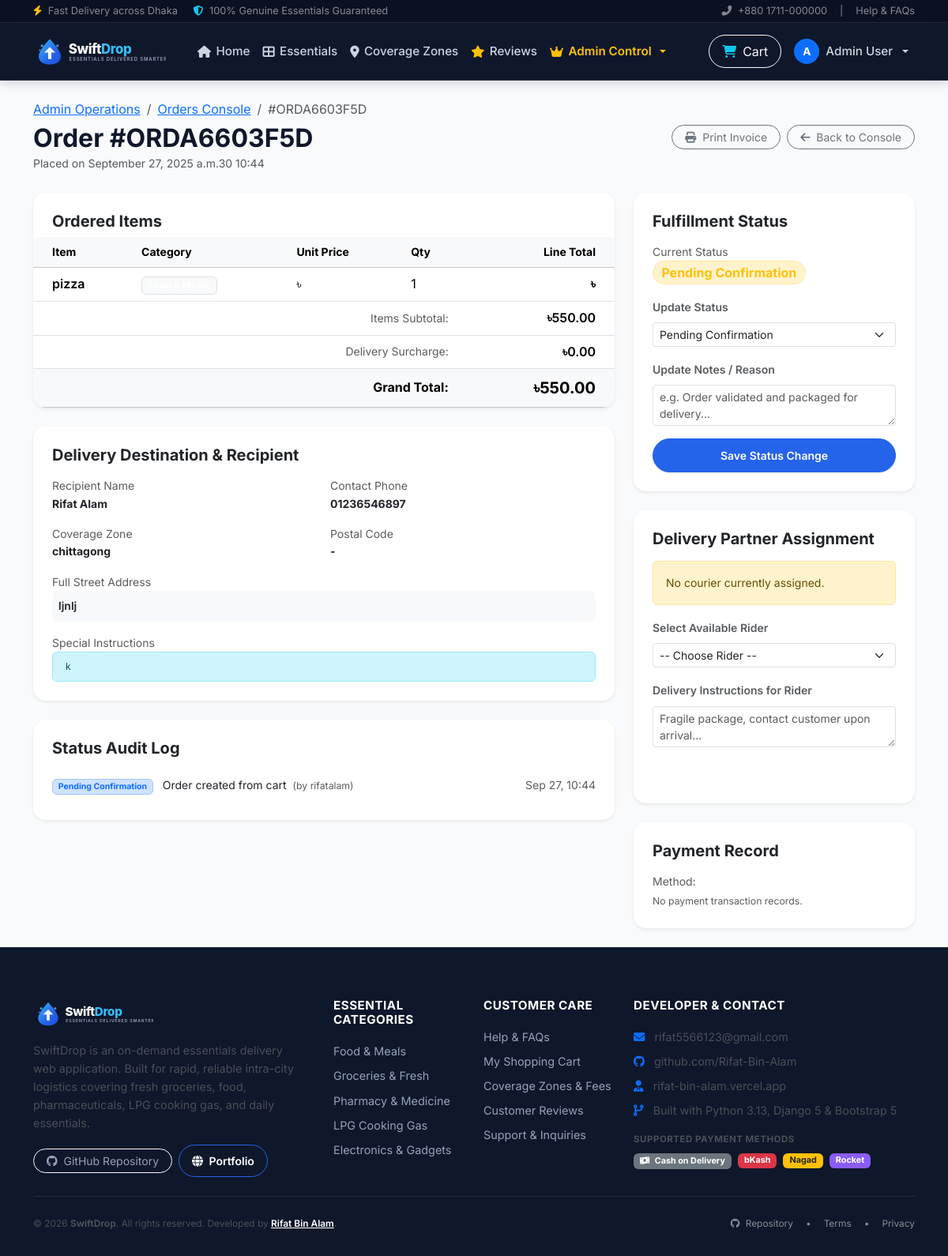
Before: /orders/admin/25/ (signed in) with the older database file.
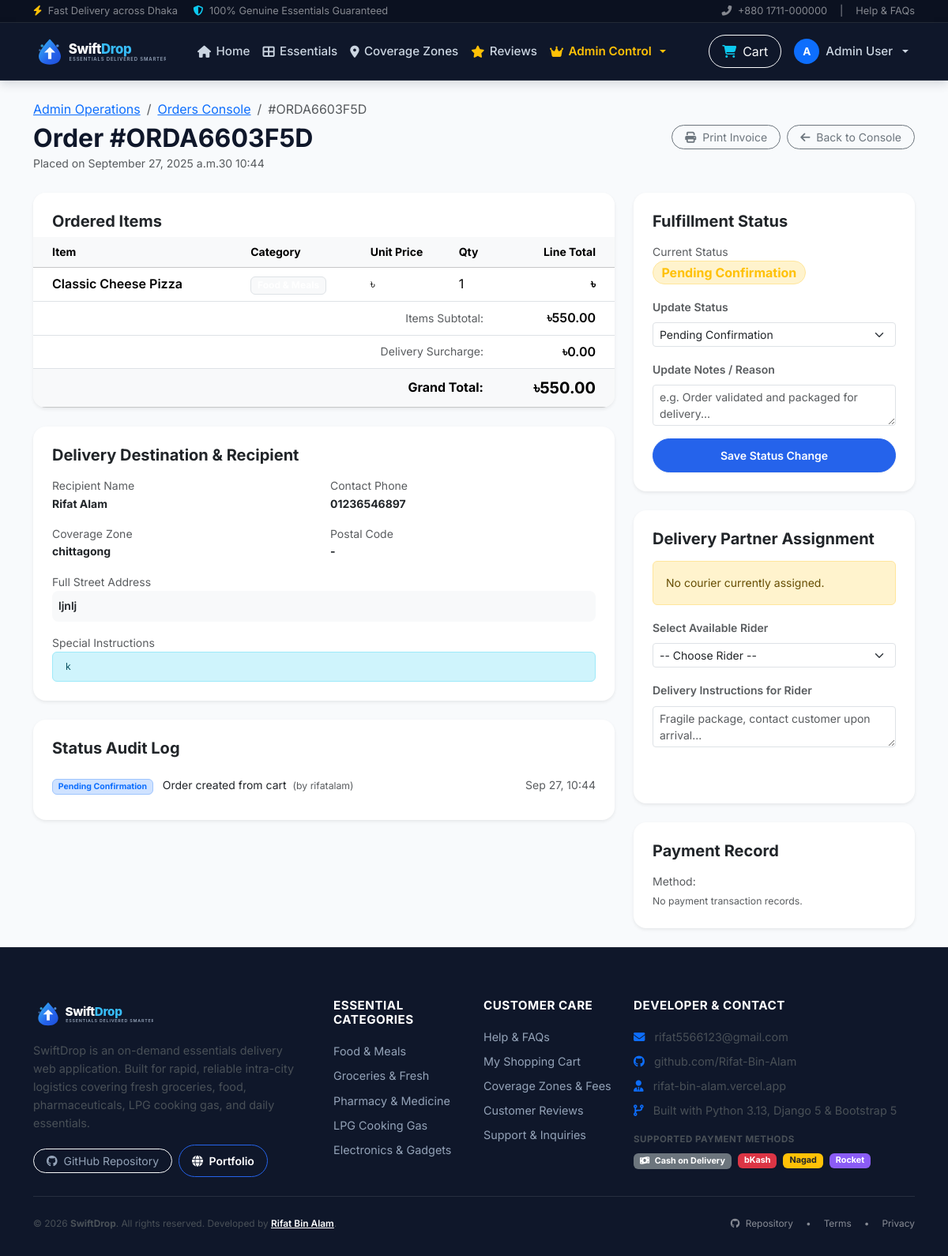
After: the same page with the newer database file.
### orders/models.py (models this page shows, shortened)
class OrderItem(models.Model):
    order = models.ForeignKey(
        Order,
        on_delete=models.CASCADE,
        related_name='items',
        verbose_name=_('Order')
    )
    product = models.ForeignKey(
        ProductService,
        on_delete=models.CASCADE,
        verbose_name=_('Product')
    )
    quantity = models.PositiveIntegerField(
        default=1,
        validators=[MinValueValidator(1)],
        verbose_name=_('Quantity')
    )
    unit_price = models.DecimalField(
        max_digits=10,
        decimal_places=2,
        validators=[MinValueValidator(0)],
        verbose_name=_('Unit Price (৳)')
    )
    total_price = models.DecimalField(
        max_digits=10,
        decimal_places=2,
        validators=[MinValueValidator(0)],
        verbose_name=_('Total Price (৳)')
    )
    class Meta:
        verbose_name = _('Order Item')
        verbose_name_plural = _('Order Items')

class ProductService(models.Model):
    CATEGORY_CHOICES = [
        ('food', 'Food & Meals'),
        ('groceries', 'Groceries & Fresh'),
        ('medicine', 'Pharmacy & Health'),
        ('gas', 'LPG Gas'),
        ('electronics', 'Electronics & Accessories'),
        ('clothing', 'Apparel & Lifestyle'),
        ('books', 'Books & Stationery'),
        ('other', 'Other Essentials'),
    ]
    name = models.CharField(
        max_length=200,
        verbose_name=_('Product Name')
    )
    description = models.TextField(
        verbose_name=_('Description')
    )
    category = models.CharField(
        max_length=20,
        choices=CATEGORY_CHOICES,
        default='groceries',
        verbose_name=_('Category')
    )
    price = models.DecimalField(
        max_digits=10,
        decimal_places=2,
        validators=[MinValueValidator(0)],
        verbose_name=_('Price (৳)')
    )
    is_available = models.BooleanField(
        default=True,
        verbose_name=_('Available')
    )
    stock_quantity = models.PositiveIntegerField(
        default=10,
        verbose_name=_('Stock Quantity')
    )
    image = models.ImageField(
        upload_to='products/',
        blank=True,
        null=True,
        verbose_name=_('Product Image')
    )
    created_at = models.DateTimeField(
        auto_now_add=True,
        verbose_name=_('Created At')
    )
    updated_at = models.DateTimeField(
        auto_now=True,
        verbose_name=_('Updated At')
    )
    class Meta:
        verbose_name = _('Product / Service')
        verbose_name_plural = _('Products & Services')
        ordering = ['-created_at']

### orders/views.py (the view)
# urls.py: path('admin/<int:pk>/', views.AdminOrderDetailView.as_view(), name='admin_order_detail'),
class AdminOrderDetailView(AdminRequiredMixin, DetailView):
    model = Order
    template_name = 'orders/admin_order_detail.html'
    context_object_name = 'order'
    def get_context_data(self, **kwargs):
        context = super().get_context_data(**kwargs)
        order = self.object
        context['items'] = order.items.select_related('product').all()
        context['payments'] = order.payments.all()
        context['status_history'] = order.status_history.select_related('created_by').order_by('-created_at')
        context['delivery_agents'] = User.objects.filter(user_type='delivery_agent').select_related('delivery_agent_profile')
        context['status_choices'] = Order.ORDER_STATUS_CHOICES
        return context

### dashboard/context_processors.py (called while the page is built)
def swift_drop_context(request):
    cart_item_count = 0
    session_cart = request.session.get('cart', {})
    if isinstance(session_cart, dict):
        cart_item_count = sum(item.get('quantity', 0) for item in session_cart.values() if isinstance(item, dict))
    elif isinstance(session_cart, list):
        cart_item_count = sum(item.get('quantity', 0) for item in session_cart if isinstance(item, dict))
    return {
        'BRAND_NAME': getattr(settings, 'BRAND_NAME', 'SwiftDrop'),
        'TAGLINE': getattr(settings, 'TAGLINE', 'Your Essentials. Delivered Smarter.'),
        'CURRENCY_SYMBOL': getattr(settings, 'CURRENCY_SYMBOL', '৳'),
        'CURRENCY_CODE': getattr(settings, 'CURRENCY_CODE', 'BDT'),
        'session_cart_count': cart_item_count,
    }

### orders/models.py (called while the page is built)
    @property
    def subtotal(self):
        items_sum = sum(item.total_price for item in self.items.all())
        return items_sum or (self.total_amount - self.delivery_fee)

### orders/views.py (called while the page is built)
    def test_func(self):
        return bool(self.request.user.is_authenticated and (
            self.request.user.is_staff or
            self.request.user.is_superuser or
            getattr(self.request.user, 'user_type', None) == 'admin'
        ))

### templates/orders/admin_order_detail.html (shortened to what the changed rows need)
{% extends 'base.html' %}
{% load static %}
{% block content %}
<div class="container py-4">
    <div class="d-flex flex-wrap justify-content-between align-items-center mb-4 gap-3">
        <div>
            <h2 class="fw-bold text-navy mb-0">Order #{{ order.order_number }}</h2>
        </div>
    </div>
    <div class="row g-4">
        <div class="col-lg-8">
            <div class="card border-0 shadow-sm rounded-4 mb-4 overflow-hidden">
                <div class="table-responsive">
                    <table class="table align-middle mb-0">
                        <thead class="table-light small text-muted">
                            <tr>
                                <th class="ps-4">Item</th>
                                <th>Category</th>
                                <th>Unit Price</th>
                                <th>Qty</th>
                                <th class="text-end pe-4">Line Total</th>
                            </tr>
                        </thead>
                        <tbody>
                            {% for item in items %}
                                <tr>
                                    <td class="ps-4 fw-semibold text-navy">{{ item.product.name }}</td>
                                    <td><span class="badge bg-light text-navy border">{{ item.product.get_category_display }}</span></td>
                                    <td>৳{{ item.price|floatformat:2 }}</td>
                                    <td>{{ item.quantity }}</td>
                                    <td class="text-end pe-4 fw-bold text-navy">৳{{ item.get_total_price|floatformat:2 }}</td>
                                </tr>
                            {% empty %}
                                <tr><td colspan="5" class="text-center py-3 text-muted">No line items recorded.</td></tr>
                            {% endfor %}
                        </tbody>
                    </table>
                </div>
            </div>
        </div>
    </div>
</div>
{% endblock %}

Changed rows visible on the page:
changed through a linked row, OrderItem: product.name "pizza" → "Classic Cheese Pizza"
